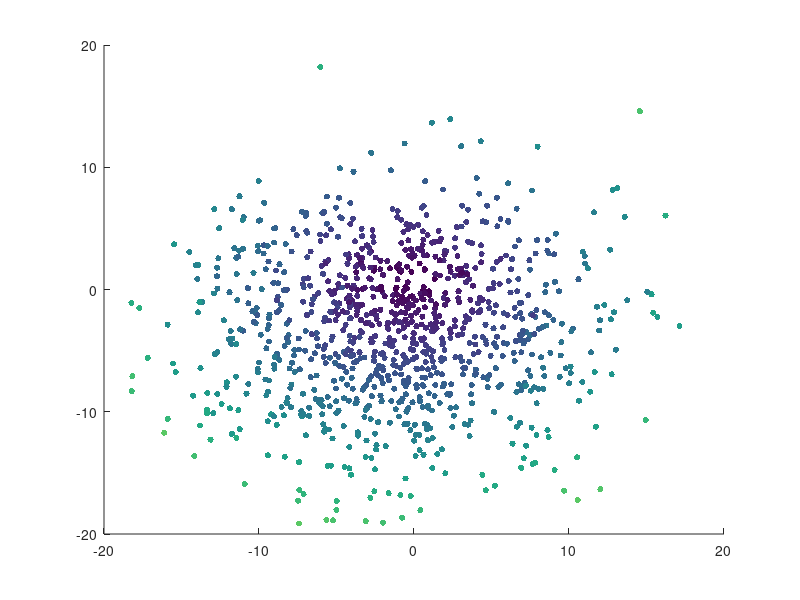

Here is the MATLAB script that generated this plot:
%% pancake-cigar, Hamish Dickson 24/01/2015

%
%% implementation 2 - a random walk
%

%
% ok, so what happens here is particles all start out close, with a gaussian distribution of momenta (they are still
% all the same mass, call that one, so the momentum is proportional to the velocity). When they are close, they are
% more likely to collide with another particle and change direction, so this model assumes
% 1) particles are more likely to change direction if they are close to the center
% 2) the new momentum ~ old momentum + gaussian "walk"
%

%
% note: I'm aware this doesn't really fit with a strict definition of a random walk (ie it's not that random), but it's
% how I came to think about this model
% 

%% Initialization
clear ; close all; clc

AXIS_SCALE = [-20 20 -20 20];
PARTICLES = 1000;
SQUISH = 100;
TIME_INCREMENT = 1;

%% first off - start with a ball - how would a ball expand?

p_x = randn(PARTICLES, 1);
p_y = randn(PARTICLES, 1) / SQUISH;

% so, every particle has a velocity to start with
u_x = randn(PARTICLES,1);
u_y = randn(PARTICLES,1);

c = sqrt(u_x.^2 + u_y.^2);

%% initial state
scatter(p_x, p_y, 20, c, 'filled')
axis (AXIS_SCALE);
hold on;

pause (1);

p_x = u_x * TIME_INCREMENT + p_x;
p_y = u_y * TIME_INCREMENT + p_y;

clf;
scatter(p_x, p_y, 20, c, 'filled')
axis (AXIS_SCALE);

pause (1);

% after each time chunk, each particle has a probablity that it will "walk". The probablity is based on
% how dense the material around it is (the denser the material - the more likely it is to have a walk)

% lets assume the size of the walk is the same (we're dealing with very high evergy plasmers here)

% guess - probability of walk = 1 / sqrt((p_x / SQUISH).^2 + p_y.^2) ie the closer in it is, the more dense
% the material

PROB_BOOST = 1/10;

for t=1:5
	prob = 1 / sqrt((PROB_BOOST * p_x / SQUISH).^2 + (PROB_BOOST * p_y).^2);

	u_x = u_x + (prob * randn(PARTICLES,1)); % old speed + some random adjustment
	u_y = u_y + (prob * randn(PARTICLES,1));

	p_x = u_x * TIME_INCREMENT + p_x;
	p_y = u_y * TIME_INCREMENT + p_y;

	c = sqrt(u_x.^2 + u_y.^2); % ie the magnitude of the speed

	clf;
	scatter(p_x, p_y, 20, c, 'filled')
	axis (AXIS_SCALE);

	pause (1);
end
